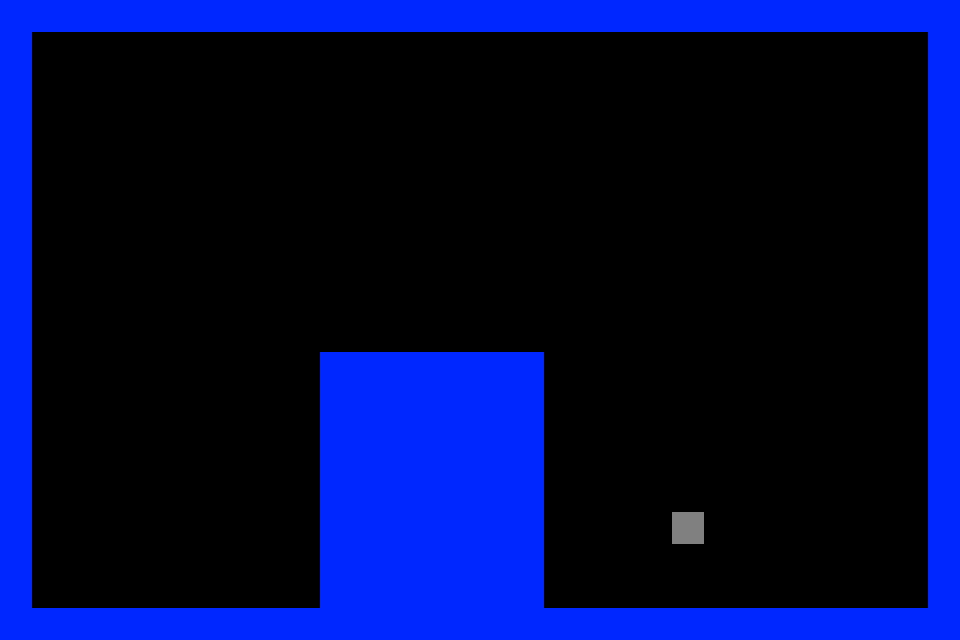

A 2D game scene composited from a Tiled map and its tileset images. What follows is a short description and the map's XML, with each tile layer's data collapsed to a summary:
An orthogonal 30x20 tile map with 32x32 px tiles, 2 tile layers (collision, wall), 3 tilesets.

<map version="1.0" orientation="orthogonal" renderorder="right-down" width="30" height="20" tilewidth="32" tileheight="32" nextobjectid="1">
 <tileset firstgid="1" name="collision" tilewidth="32" tileheight="32">
  <image source="collision2.png" width="32" height="32" />
 </tileset>
 <tileset firstgid="2" name="wall" tilewidth="32" tileheight="32">
  <image source="wall.png" width="32" height="32" />
 </tileset>
 <tileset firstgid="3" name="floor" tilewidth="32" tileheight="32">
  <image source="ground.png" width="32" height="32" />
 </tileset>
 <layer name="collision" width="30" height="20">
  <data>[600 cells, 152 non-empty, 1 distinct tile ids]</data>
 </layer>
 <layer name="wall" width="30" height="20">
  <data>[600 cells, 153 non-empty, 2 distinct tile ids]</data>
 </layer>
</map>
